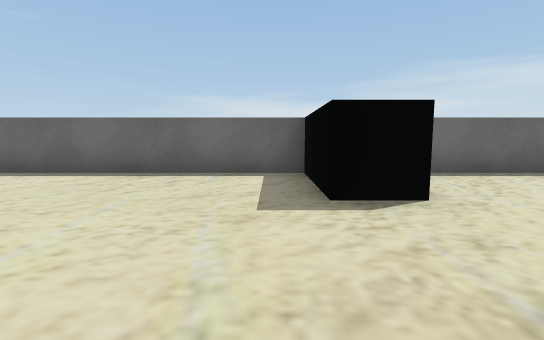
[1] (above)

20 first-person views from a walk through a Unity game level. The camera is 0.62 m above the floor, tilts 6° down and sees 85° across. The floor is counted in squares, 1 m on a side. Each view is taken from the middle of a square. On the plan, view 1 faces up. The plan holds only what a view shows up to about 9 squares ahead; the rest is blank. Some surface patterns are stand-ins.

[2]
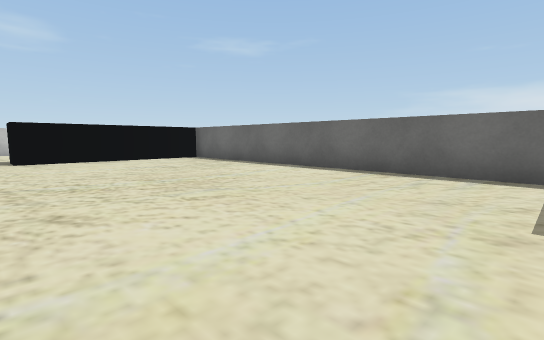

[3]
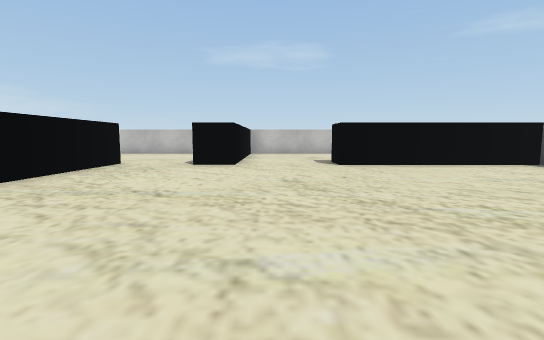

[4]
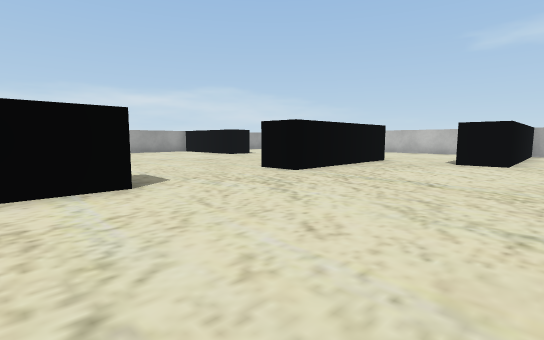

[5]
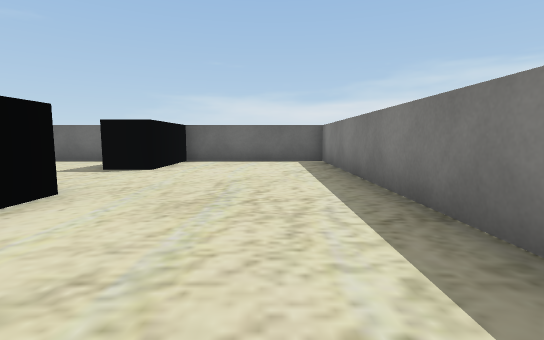

[6]
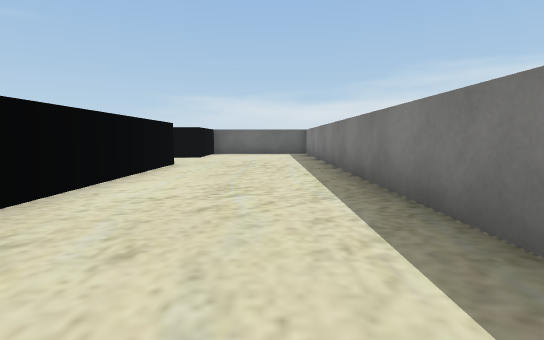

[7]
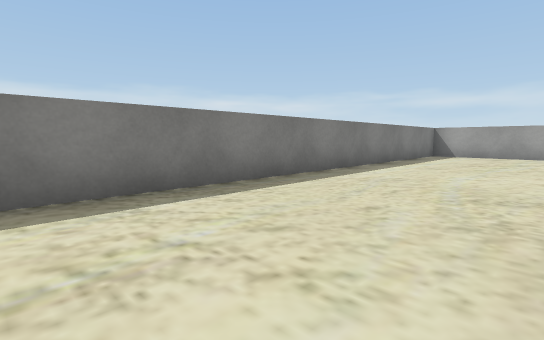

[8]
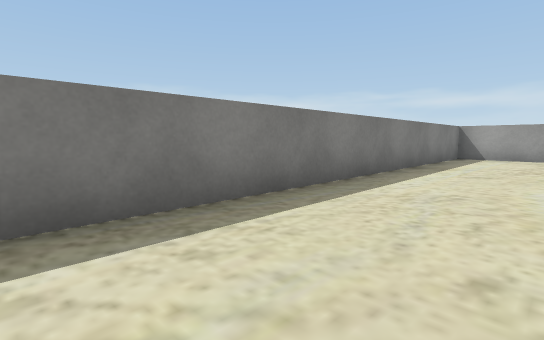

[9]
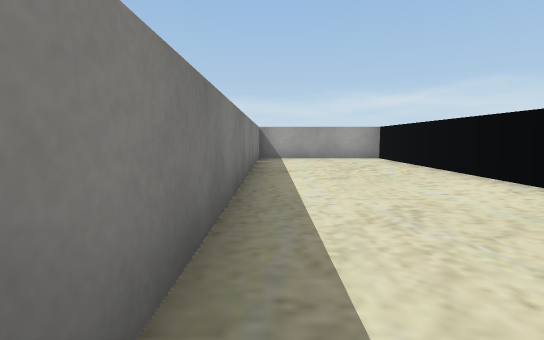

[10]
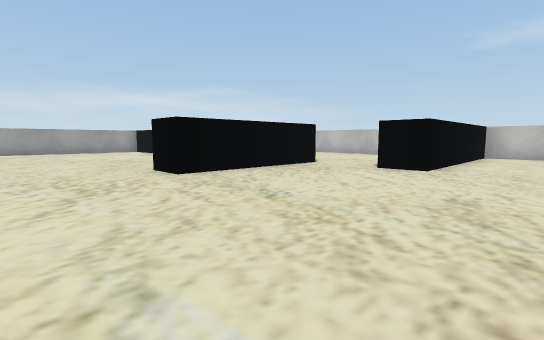

[11]
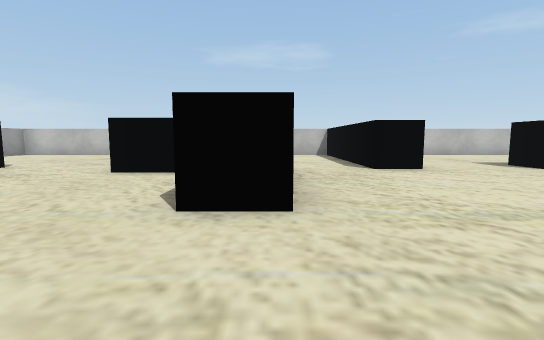

[12]
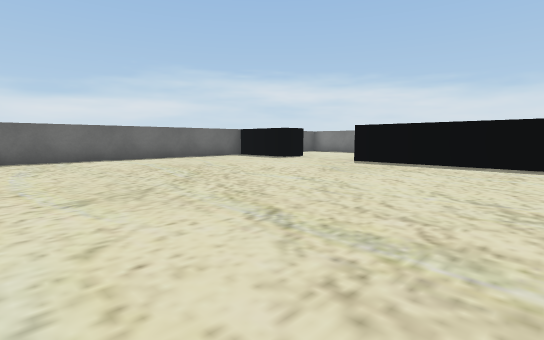

[13]
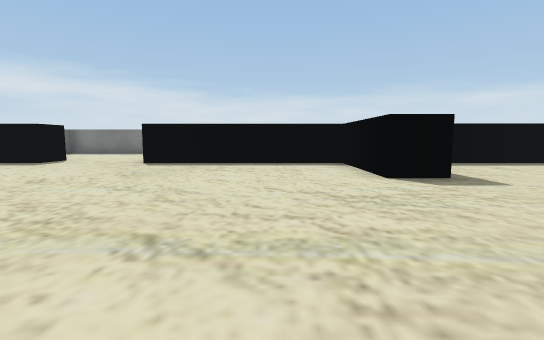

[14]
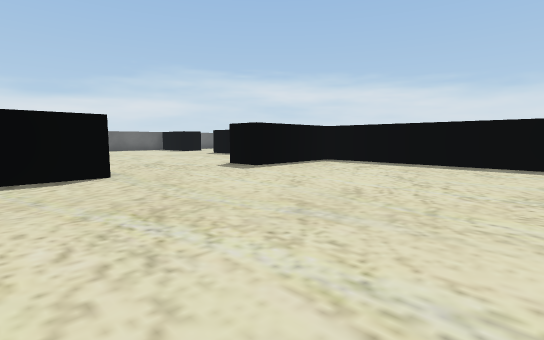

[15]
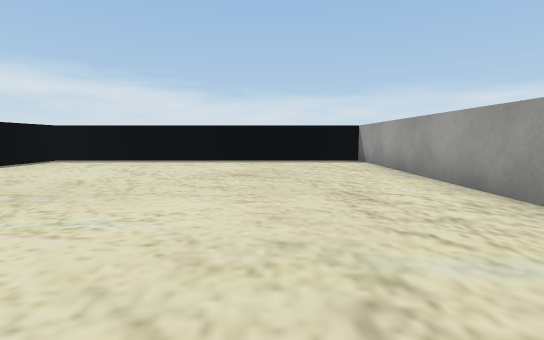

[16]
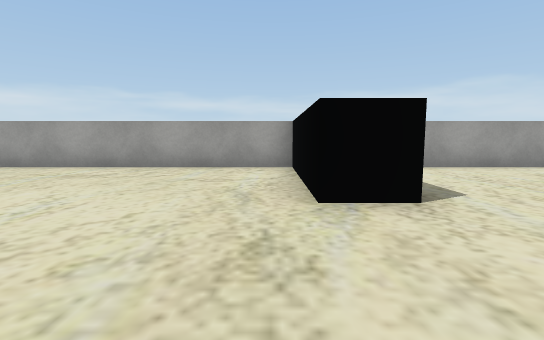

[17]
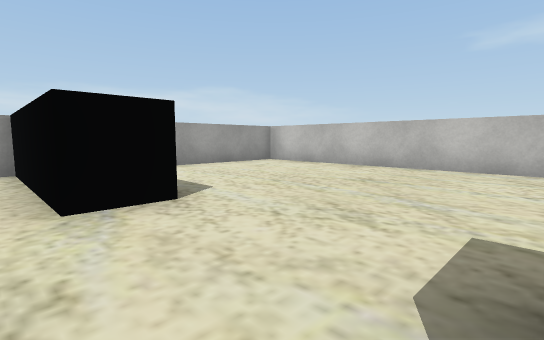

[18]
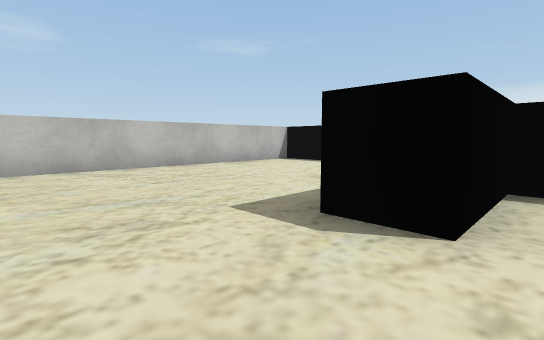

[19]
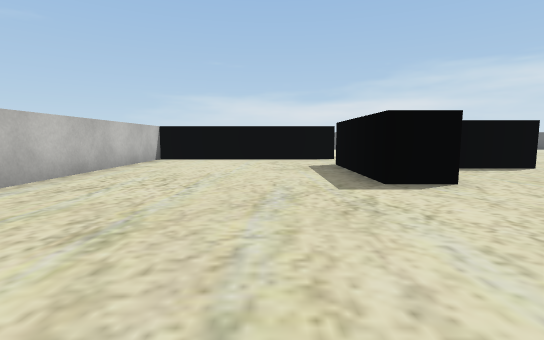

[20]
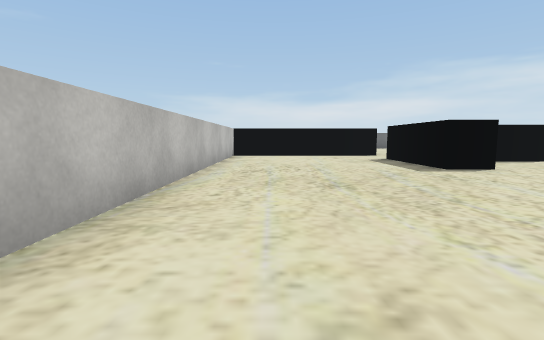

### Floor plan
Points are (right, up) in squares from view 1. A wall is a line through its corners. A room is listed if a view was taken in it or the views show most of it. See-through windows are left out.
Room 1 (views 1, 2, 3, 4, 5, 6, 7, 8, 9, 10, 12, 13)
walls: (-2.3, -4.8) (0.6, -4.8) (0.6, 0.4); (1.6, 0.4) (1.6, -2); (1.6, -9.4) (1.6, -14.1); (-8.4, -4.8) (-5.5, -4.8); (-9, -1.9) (-9, -2.9); (2.5, -14.5) (5.4, -14.5) (5.4, 5.4) (-9, 5.4) (-9, 0.6)
ways out: opening at (-9, -4) to room 2; opening at (-4, -5) to room 2; opening at (-10, -0.5)
objects: black block (1, 3) to (1, 5)
Room 2 (views 11, 14, 15, 16, 17, 18, 19, 20)
walls: (-8.5, -6.8) (-8.5, -8) (-9.4, -8) (-9.4, -4.8) (-8.4, -4.8); (-8.5, -13.6) (-8.5, -14.5) (0.6, -14.5) (0.6, -5.8) (-2.3, -5.8) (-2.3, -4.8); (-5.5, -4.8) (-5.5, -5.8) (-7.1, -5.8); (-9, -2.9) (-13.8, -2.9); (-14.4, -2.9) (-14.4, -14.5) (-11.2, -14.5)
ways out: opening at (-9, -4) to room 1; opening at (-4, -5) to room 1

Where each view was taken, in squares from view 1:
view 1: 0 up, 0 right, facing up
view 2: 0 up, 0 right, facing up-left
view 3: 1 down, 2 left, facing left
view 4: 1 down, 1 left, facing down-left
view 5: 3 down, 4 right, facing up
view 6: 7 down, 4 right, facing up
view 7: 3 down, 2 right, facing down-right
view 8: 4 down, 3 right, facing down-right
view 9: 5 down, 5 right, facing down
view 10: 0 up, 3 left, facing down-left
view 11: 5 down, 3 left, facing left
view 12: 4 down, 7 left, facing up-right
view 13: 3 down, 7 left, facing right
view 14: 11 down, 7 left, facing up-right
view 15: 12 down, 8 left, facing right
view 16: 8 down, 8 left, facing down
view 17: 8 down, 8 left, facing down-left
view 18: 10 down, 8 left, facing up-left
view 19: 12 down, 11 left, facing up
view 20: 14 down, 13 left, facing up
